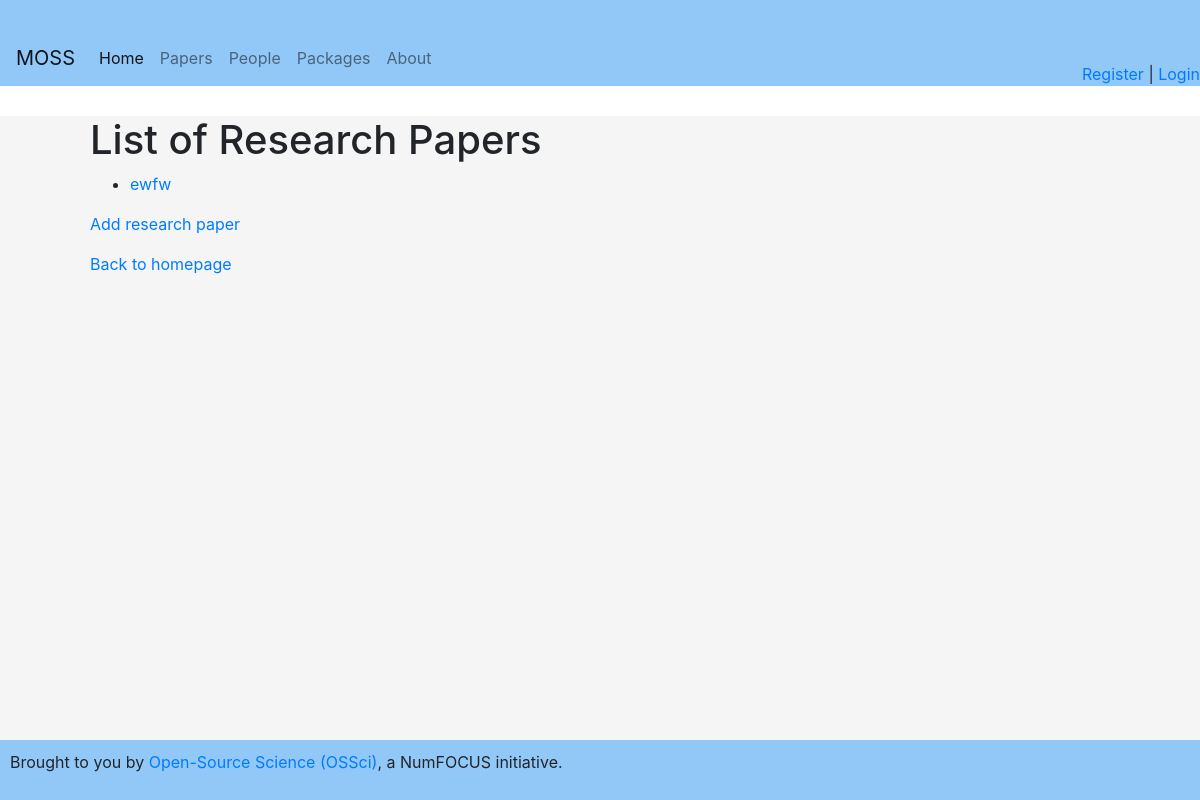
Page /articles on the earlier database version.
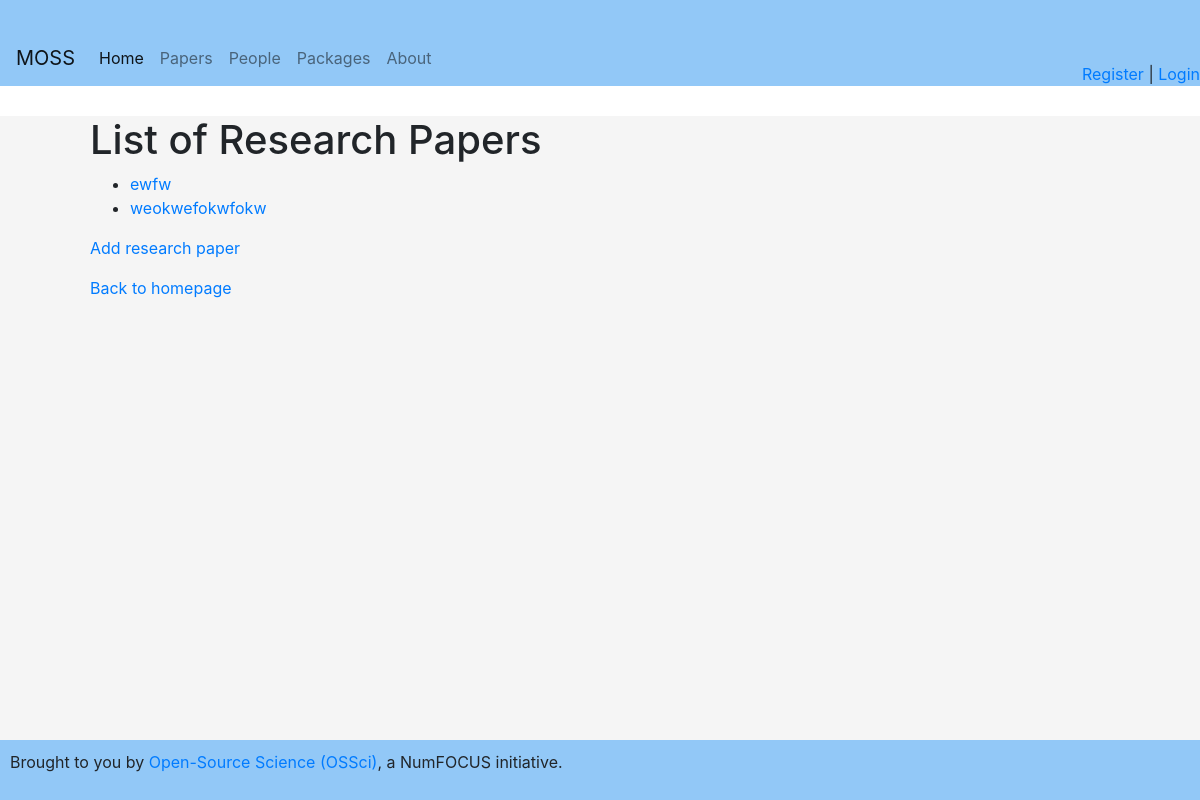
Same page on the later database version.
### app.py (models this page shows)
class Article(db.Model):
    __tablename__ = 'articles'
    id = db.Column(db.Integer, primary_key=True)
    title = db.Column(db.String(120), nullable=False)
    description = db.Column(db.String(500))
    url = db.Column(db.String(200))
    packages = relationship("PackagesPerPaper", back_populates="article")
    persons = relationship("PaperPerPerson", back_populates="article")

### app.py (the view)
@app.route('/articles')
def articles():
    articles = Article.query.all()
    return render_template('articles.html', articles=articles)

### app.py (called while the page is built)
@app.context_processor
def inject_current_user():
    return dict(current_user=current_user)

### templates/articles.html
{% extends 'base.html' %}
{% block content %}
<h1>List of Research Papers</h1>
<ul>
  {% for article in articles %}
    <li><a href="{{ url_for('article_detail', article_id=article.id) }}">{{ article.title }}</a></li>
  {% endfor %}
</ul>
  <p>
    <a href="{{ url_for('add_article') }}">Add research paper</a>
  </p>
  <p>
    <a href="{{ url_for('index') }}">Back to homepage</a>
  </p>
{% endblock %}

Differences in the rows shown:
added Article: title "weokwefokwfokw"
